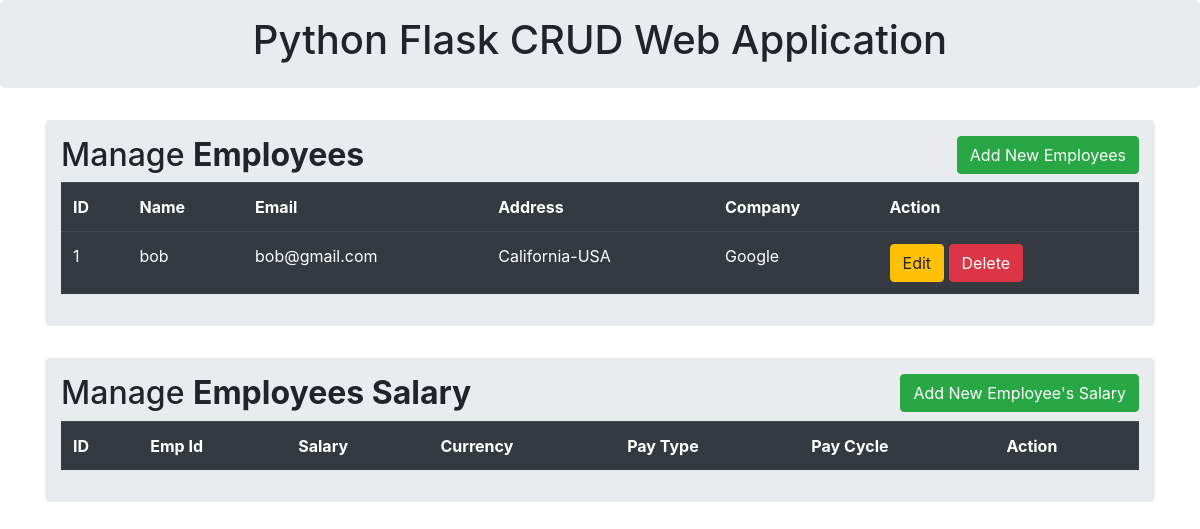
Page /employees on the earlier database version.
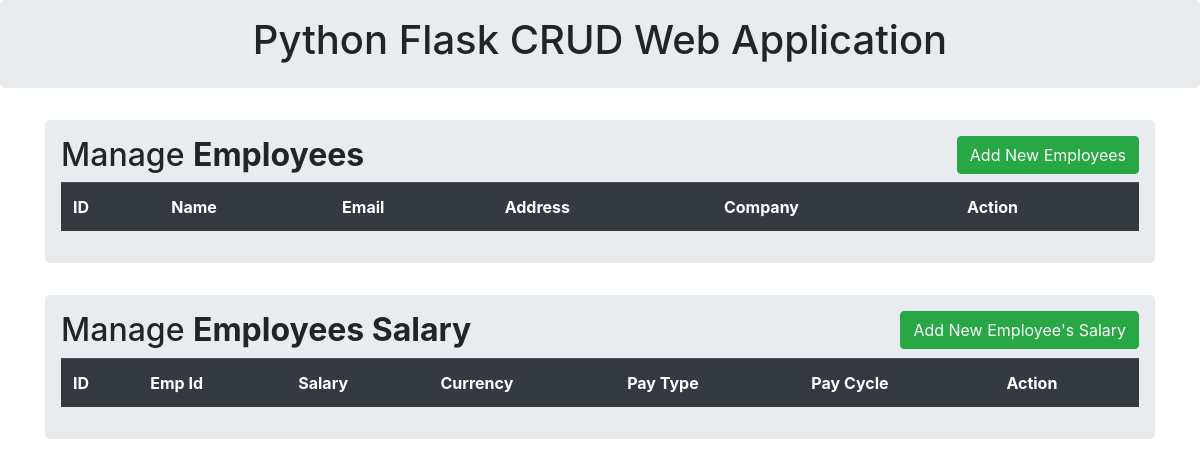
Same page on the later database version.
### models.py (models this page shows, shortened)
class BaseModel(db.Model):  # type: ignore # silences a mypy warning
    __abstract__ = True

class Employee(BaseModel):
    __tablename__ = "Employee"
    id = db.Column(db.Integer, primary_key=True)
    name = db.Column(db.String(100))
    email = db.Column(db.String(200), unique=True)
    addr = db.Column(db.String(200))
    cmpy = db.Column(db.String(200))
    @staticmethod
    def get_all_employees():
        return Employee.query.all()

### app.py (the view)
@app.route('/employees', methods=['GET'])
def get_employees():
    all_employees = Employee.get_all_employees()
    return render_template("index.html", employees=all_employees)

### emp_app/templates/index.html (shortened to what this page needs)
{% extends 'base.html' %}
{% block body %}
<div class="container">
    <div class="row">
        <div class="col md-12">
            <div class="jumbotron p-3">
                <h2>Manage <b>Employees </b>  <button type="button"  class="btn btn-success float-right"
                    data-toggle="modal" data-target="#mymodal">Add New Employees</button> </h2>
                    <table class="table table-hover table-dark">
                        <tr>
                            <th>ID</th>
                            <th>Name</th>
                            <th>Email</th>
                            <th>Address</th>
                            <th>Company</th>
                            <th>Action</th>
                        </tr>
                        {% for row in employees %}
                        <tr>
                            <td>{{row.id}}</td>
                            <td>{{row.name}}</td>
                            <td>{{row.email}}</td>
                            <td>{{row.addr}}</td>
                            <td>{{row.cmpy}}</td>
                            <td>
                                <a href="/employee/{{row.id}}" class="btn btn-warning btn-xs" data-toggle="modal" data-target="#modaledit{{row.id}}">Edit</a>
                                <a href="/employee/delete/{{row.id}}" class="btn btn-danger btn-xs" onclick="return confirm('Are You Sure To Delete ?')">Delete</a>
                            </td>
                        </tr>
                        {% endfor %}
                    </table>
            </div>
            <div class="jumbotron p-3">
                <h2>Manage <b>Employees Salary </b>  <button type="button"  class="btn btn-success float-right"
                    data-toggle="modal" data-target="#mysalarymodal">Add New Employee's Salary</button> </h2>
                    <table class="table table-hover table-dark">
                        <tr>
                            <th>ID</th>
                            <th>Emp Id</th>
                            <th>Salary</th>
                            <th>Currency</th>
                            <th>Pay Type</th>
                            <th>Pay Cycle</th>
                            <th>Action</th>
                        </tr>
                    </table>
            </div>
        </div>
    </div>
</div>
{% endblock %}

### emp_app/templates/base.html (shortened to what this page needs)
<!DOCTYPE html>
<html lang="en">
<head>
    <link rel="stylesheet" href="https://stackpath.bootstrapcdn.com/bootstrap/4.4.1/css/bootstrap.min.css">
</head>
<body>
{% block body %} {% endblock %}
</body>
</html>

### emp_app/templates/header.html (shortened to what this page needs)
{% extends 'base.html' %}
{% block body %}
<div class="jumbotron p-3">
    <div class="well text-center">
        <h1>Python Flask CRUD Web Application </h1>
    </div>
</div>
{% endblock %}

Differences in the rows shown:
removed Employee: id "1", name "bob", email "bob@gmail.com", addr "California-USA", cmpy "Google"
